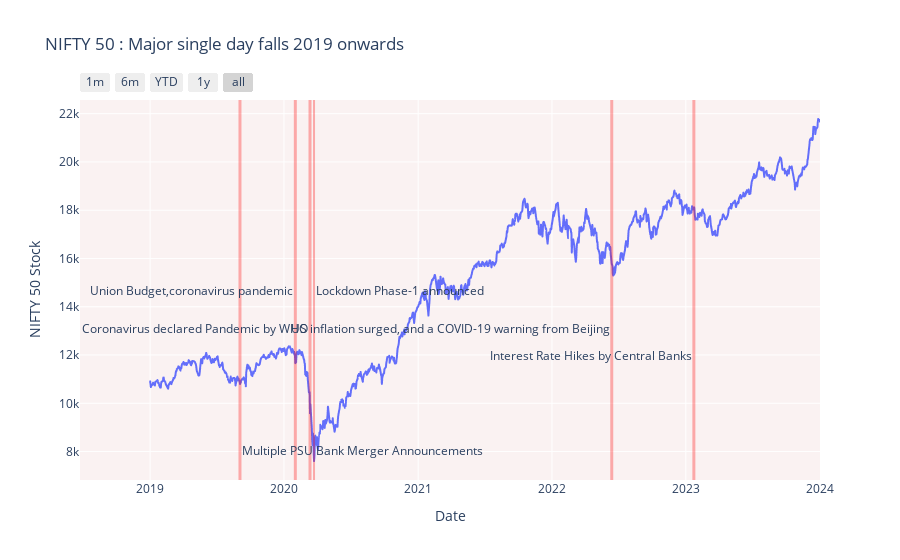

Here is the notebook cell this chart was saved with:
### Markdown cell above
## 2.1 : NIFTY FIFTY MAJOR FALLS SINCE 2019

### Code cell
fig = px.line(nifty_50_2019, x='Date', y='Close', title='Time Series with Range Slider and Selectors')

fig.update_xaxes(
    rangeslider_visible=False,
    rangeselector=dict(
        buttons=list([
            dict(count=1, label="1m", step="month", stepmode="backward"),
            dict(count=6, label="6m", step="month", stepmode="backward"),
            dict(count=1, label="YTD", step="year", stepmode="todate"),
            dict(count=1, label="1y", step="year", stepmode="backward"),
            dict(step="all")
        ])
    )
)

fig.update_layout(plot_bgcolor='rgb(250, 242, 242)',
    title='NIFTY 50 : Major single day falls 2019 onwards',
    yaxis_title='NIFTY 50 Stock',
    shapes = [dict(x0='2020-03-23', x1='2020-03-23', y0=0, y1=1, xref='x', yref='paper', line_width=2,opacity=0.3,line_color='red',editable=False),
             dict(x0='2019-09-3', x1='2019-09-3', y0=0, y1=1, xref='x', yref='paper',line_width=3,opacity=0.3,line_color='red'),
             dict(x0='2020-02-1', x1='2020-02-1', y0=0, y1=1, xref='x', yref='paper',line_width=3,opacity=0.3,line_color='red'),
             dict(x0='2020-03-12', x1='2020-03-12', y0=0, y1=1, xref='x', yref='paper',line_width=3,opacity=0.3,line_color='red'),
             dict(x0='2023-01-23', x1='2023-01-23', y0=0, y1=1, xref='x', yref='paper',line_width=3,opacity=0.3,line_color='red'),
             dict(x0='2022-06-13', x1='2022-06-13', y0=0, y1=1, xref='x', yref='paper',line_width=3,opacity=0.3,line_color='red')
             ],
    annotations=[dict(x='2020-03-23', y=0.5, xref='x', yref='paper',
                    showarrow=False, xanchor='left', text='Lockdown Phase-1 announced'),
                dict(x='2019-09-3', y=0.05, xref='x', yref='paper',
                    showarrow=False, xanchor='left', text='Multiple PSU Bank Merger Announcements'),
                dict(x='2020-02-1', y=0.5, xref='x', yref='paper',
                    showarrow=False, xanchor='right', text='Union Budget,coronavirus pandemic'),
                dict(x='2020-03-12', y=0.4, xref='x', yref='paper',
                    showarrow=False, xanchor='right', text='Coronavirus declared Pandemic by WHO'),
                  dict(x='2023-01-23', y=0.3, xref='x', yref='paper',
                    showarrow=False, xanchor='right', text='Interest Rate Hikes by Central Banks'),
                 dict(x='2022-06-13', y=0.4, xref='x', yref='paper',
                    showarrow=False, xanchor='right', text='US inflation surged, and a COVID-19 warning from Beijing')]
)
fig.show()

### Figure 1 — Plotly figure (JSON) as saved in the notebook; plotly's stock layout.template omitted (floating-point values rounded to 4 significant figures; data arrays with more than 128 entries replaced by an {"elided": "..."} marker saying what was removed)
{"data": [{"hovertemplate": "Date=%{x}<br>Close=%{y}<extra></extra>", "legendgroup": "", "line": {"color": "#636efa", "dash": "solid"}, "marker": {"symbol": "circle"}, "mode": "lines", "name": "", "showlegend": false, "type": "scattergl", "x": {"elided": "1241 str values"}, "xaxis": "x", "y": {"elided": "1241 float values"}, "yaxis": "y"}], "layout": {"annotations": [{"showarrow": false, "text": "Lockdown Phase-1 announced", "x": "2020-03-23", "xanchor": "left", "xref": "x", "y": 0.5, "yref": "paper"}, {"showarrow": false, "text": "Multiple PSU Bank Merger Announcements", "x": "2019-09-3", "xanchor": "left", "xref": "x", "y": 0.05, "yref": "paper"}, {"showarrow": false, "text": "Union Budget,coronavirus pandemic", "x": "2020-02-1", "xanchor": "right", "xref": "x", "y": 0.5, "yref": "paper"}, {"showarrow": false, "text": "Coronavirus declared Pandemic by WHO", "x": "2020-03-12", "xanchor": "right", "xref": "x", "y": 0.4, "yref": "paper"}, {"showarrow": false, "text": "Interest Rate Hikes by Central Banks", "x": "2023-01-23", "xanchor": "right", "xref": "x", "y": 0.3, "yref": "paper"}, {"showarrow": false, "text": "US inflation surged, and a COVID-19 warning from Beijing", "x": "2022-06-13", "xanchor": "right", "xref": "x", "y": 0.4, "yref": "paper"}], "legend": {"tracegroupgap": 0}, "plot_bgcolor": "rgb(250, 242, 242)", "shapes": [{"editable": false, "line": {"color": "red", "width": 2}, "opacity": 0.3, "x0": "2020-03-23", "x1": "2020-03-23", "xref": "x", "y0": 0, "y1": 1, "yref": "paper"}, {"line": {"color": "red", "width": 3}, "opacity": 0.3, "x0": "2019-09-3", "x1": "2019-09-3", "xref": "x", "y0": 0, "y1": 1, "yref": "paper"}, {"line": {"color": "red", "width": 3}, "opacity": 0.3, "x0": "2020-02-1", "x1": "2020-02-1", "xref": "x", "y0": 0, "y1": 1, "yref": "paper"}, {"line": {"color": "red", "width": 3}, "opacity": 0.3, "x0": "2020-03-12", "x1": "2020-03-12", "xref": "x", "y0": 0, "y1": 1, "yref": "paper"}, {"line": {"color": "red", "width": 3}, "opacity": 0.3, "x0": "2023-01-23", "x1": "2023-01-23", "xref": "x", "y0": 0, "y1": 1, "yref": "paper"}, {"line": {"color": "red", "width": 3}, "opacity": 0.3, "x0": "2022-06-13", "x1": "2022-06-13", "xref": "x", "y0": 0, "y1": 1, "yref": "paper"}], "title": {"text": "NIFTY 50 : Major single day falls 2019 onwards"}, "xaxis": {"anchor": "y", "domain": [0.0, 1.0], "rangeselector": {"buttons": [{"count": 1, "label": "1m", "step": "month", "stepmode": "backward"}, {"count": 6, "label": "6m", "step": "month", "stepmode": "backward"}, {"count": 1, "label": "YTD", "step": "year", "stepmode": "todate"}, {"count": 1, "label": "1y", "step": "year", "stepmode": "backward"}, {"step": "all"}]}, "rangeslider": {"visible": false}, "title": {"text": "Date"}}, "yaxis": {"anchor": "x", "domain": [0.0, 1.0], "title": {"text": "NIFTY 50 Stock"}}}}
